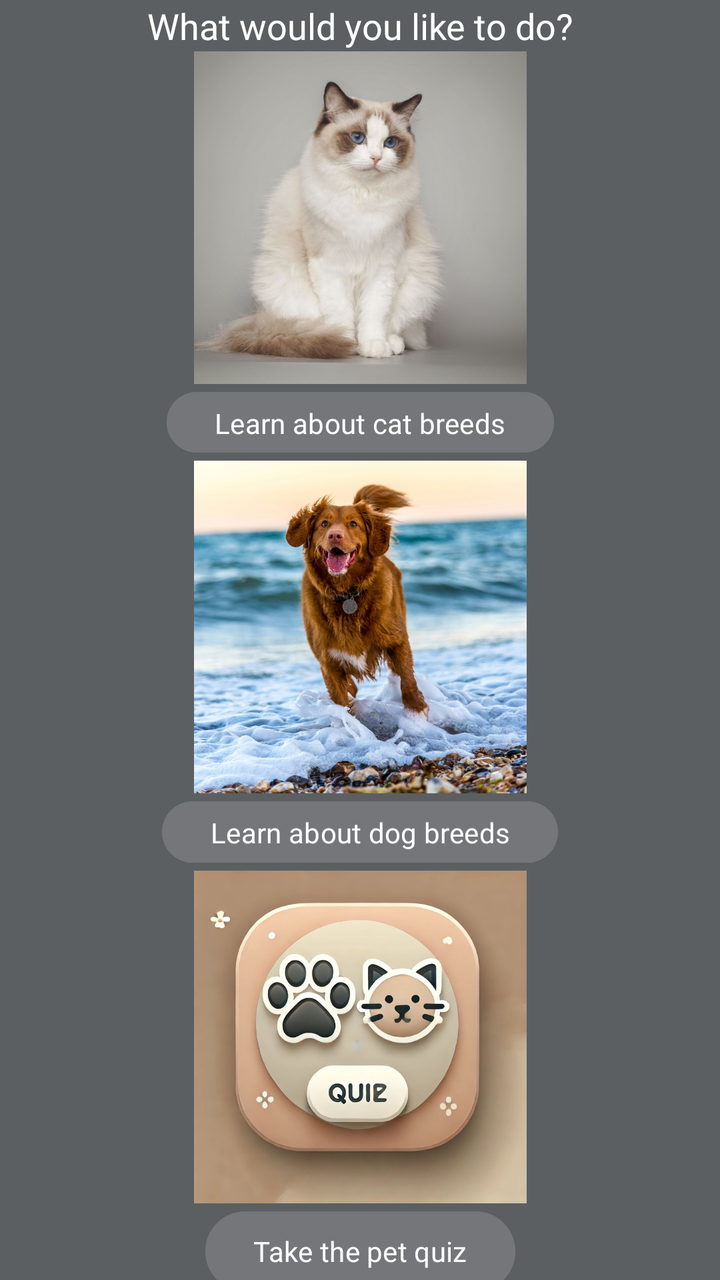
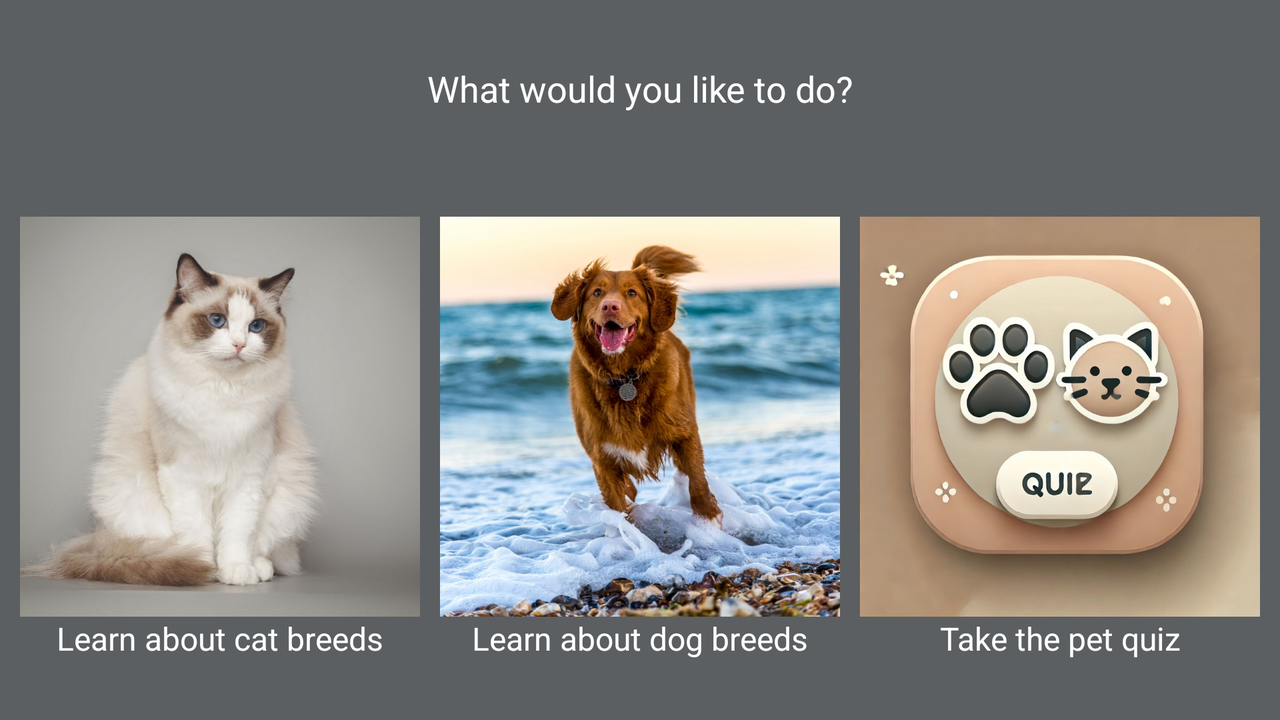

One screen, two layout resources from the same app: the default and the repository's alternative for another configuration. Each is rendered where Android would select it; the XML of both is given below.
<!-- AndroidManifest.xml: activity theme Theme.PawsAndLearn -->
<!-- res/layout/activity_settings.xml -->
<?xml version="1.0" encoding="utf-8"?>
<androidx.constraintlayout.widget.ConstraintLayout xmlns:android="http://schemas.android.com/apk/res/android"
    xmlns:app="http://schemas.android.com/apk/res-auto"
    xmlns:tools="http://schemas.android.com/tools"
    android:id="@+id/main"
    android:layout_width="match_parent"
    android:layout_height="match_parent"
    android:background="@color/material_dynamic_neutral40"
    tools:context=".SettingsActivity">

    <Button
        android:id="@+id/btnQuiz"
        android:layout_width="wrap_content"
        android:layout_height="0dp"
        android:backgroundTint="@color/material_dynamic_neutral50"
        android:fontFamily="@font/baloo"
        android:text="Take the pet quiz"
        android:textColor="#FDFCFC"
        android:textSize="14sp"
        app:layout_constraintEnd_toEndOf="parent"
        app:layout_constraintStart_toStartOf="parent"
        app:layout_constraintTop_toTopOf="@+id/guideline15"
        tools:ignore="VisualLintButtonSize" />

    <androidx.constraintlayout.widget.Guideline
        android:id="@+id/guideline14"
        android:layout_width="wrap_content"
        android:layout_height="wrap_content"
        android:orientation="horizontal"
        app:layout_constraintGuide_percent="0.68" />

    <androidx.constraintlayout.widget.Guideline
        android:id="@+id/guideline15"
        android:layout_width="wrap_content"
        android:layout_height="wrap_content"
        android:orientation="horizontal"
        app:layout_constraintGuide_percent="0.94" />

    <Button
        android:id="@+id/btnDog"
        android:layout_width="wrap_content"
        android:layout_height="0dp"
        android:backgroundTint="@color/material_dynamic_neutral50"
        android:fontFamily="@font/baloo"
        android:text="Learn about dog breeds"
        android:textColor="#FDFCFC"
        android:textSize="14sp"
        app:layout_constraintBottom_toTopOf="@+id/guideline14"
        app:layout_constraintEnd_toEndOf="parent"
        app:layout_constraintStart_toStartOf="parent"
        app:layout_constraintTop_toTopOf="@+id/guideline2"
        tools:ignore="VisualLintButtonSize" />

    <Button
        android:id="@+id/btnCat"
        android:layout_width="wrap_content"
        android:layout_height="0dp"
        android:backgroundTint="@color/material_dynamic_neutral50"
        android:fontFamily="@font/baloo"
        android:text="Learn about cat breeds"
        android:textColor="#FDFCFC"
        android:textSize="14sp"
        app:layout_constraintBottom_toTopOf="@+id/guideline13"
        app:layout_constraintEnd_toEndOf="parent"
        app:layout_constraintStart_toStartOf="parent"
        app:layout_constraintTop_toTopOf="@+id/guideline"
        tools:ignore="VisualLintButtonSize" />

    <androidx.constraintlayout.widget.Guideline
        android:id="@+id/guideline4"
        android:layout_width="wrap_content"
        android:layout_height="wrap_content"
        android:orientation="horizontal"
        app:layout_constraintGuide_percent="0.04" />

    <androidx.constraintlayout.widget.Guideline
        android:id="@+id/guideline2"
        android:layout_width="wrap_content"
        android:layout_height="wrap_content"
        android:orientation="horizontal"
        app:layout_constraintGuide_percent="0.62" />

    <ImageView
        android:id="@+id/ivQuiz"
        android:layout_width="0dp"
        android:layout_height="0dp"
        app:layout_constraintBottom_toTopOf="@+id/guideline15"
        app:layout_constraintEnd_toEndOf="parent"
        app:layout_constraintStart_toStartOf="@+id/ivCat"
        app:layout_constraintTop_toTopOf="@+id/guideline14"
        tools:srcCompat="@drawable/quiz_image" />

    <ImageView
        android:id="@+id/ivDog"
        android:layout_width="0dp"
        android:layout_height="0dp"
        app:layout_constraintBottom_toTopOf="@+id/guideline2"
        app:layout_constraintEnd_toEndOf="parent"
        app:layout_constraintStart_toStartOf="@+id/ivCat"
        app:layout_constraintTop_toTopOf="@+id/guideline13"
        tools:srcCompat="@drawable/dog_image" />

    <TextView
        android:id="@+id/textView2"
        android:layout_width="wrap_content"
        android:layout_height="wrap_content"
        android:fontFamily="@font/baloo"
        android:text="What would you like to do?"
        android:textColor="@color/white"
        android:textSize="18sp"
        app:layout_constraintBottom_toTopOf="@+id/guideline4"
        app:layout_constraintEnd_toEndOf="parent"
        app:layout_constraintStart_toStartOf="parent"
        app:layout_constraintTop_toTopOf="parent" />

    <ImageView
        android:id="@+id/ivCat"
        android:layout_width="0dp"
        android:layout_height="0dp"
        app:layout_constraintBottom_toTopOf="@+id/guideline"
        app:layout_constraintEnd_toEndOf="parent"
        app:layout_constraintStart_toStartOf="parent"
        app:layout_constraintTop_toTopOf="@+id/guideline4"
        tools:srcCompat="@drawable/cat_image" />

    <TextView
        android:id="@+id/textView3"
        android:layout_width="wrap_content"
        android:layout_height="wrap_content"
        android:textColor="@color/white"
        android:textSize="16sp"
        app:layout_constraintEnd_toEndOf="@+id/ivCat"
        app:layout_constraintStart_toStartOf="@+id/ivCat"
        app:layout_constraintTop_toBottomOf="@+id/ivCat" />

    <androidx.constraintlayout.widget.Guideline
        android:id="@+id/guideline"
        android:layout_width="wrap_content"
        android:layout_height="wrap_content"
        android:orientation="horizontal"
        app:layout_constraintGuide_percent="0.3" />

    <androidx.constraintlayout.widget.Guideline
        android:id="@+id/guideline13"
        android:layout_width="wrap_content"
        android:layout_height="wrap_content"
        android:orientation="horizontal"
        app:layout_constraintGuide_percent="0.36" />

</androidx.constraintlayout.widget.ConstraintLayout>
<!-- resources referenced by this layout -->
<resources>
  <!-- drawable cat_image: jpg bitmap (drawable, 73058 bytes) -->
  <!-- drawable dog_image: jpg bitmap (drawable, 516720 bytes) -->
  <!-- drawable quiz_image: jpg bitmap (drawable, 260694 bytes) -->
  <!-- from res/values-v23/ -->
  <style name="Theme.PawsAndLearn" parent="Base.Theme.PawsAndLearn">
          
          <item name="android:navigationBarColor">@android:color/transparent</item>
          <item name="android:statusBarColor">@android:color/transparent</item>
          <item name="android:windowLightStatusBar">?attr/isLightTheme</item>
      </style>
  <style name="Base.Theme.PawsAndLearn" parent="Theme.Material3.DayNight.NoActionBar">
          
          
      </style>
</resources>
<!-- res/layout-land/activity_settings.xml (the repository's variant of the layout above) -->
<!-- drawn on the phone turned sideways -->
<?xml version="1.0" encoding="utf-8"?>
<androidx.constraintlayout.widget.ConstraintLayout xmlns:android="http://schemas.android.com/apk/res/android"
    xmlns:app="http://schemas.android.com/apk/res-auto"
    xmlns:tools="http://schemas.android.com/tools"
    android:id="@+id/main"
    android:layout_width="match_parent"
    android:layout_height="match_parent"
    android:background="@color/material_dynamic_neutral40"
    tools:context=".SettingsActivity">

    <ImageView
        android:id="@+id/ivQuiz"
        android:layout_width="200dp"
        android:layout_height="200dp"
        app:layout_constraintEnd_toEndOf="parent"
        app:layout_constraintHorizontal_bias="0.5"
        app:layout_constraintStart_toEndOf="@+id/ivDog"
        app:layout_constraintTop_toTopOf="@+id/ivDog"
        tools:srcCompat="@drawable/quiz_image" />

    <TextView
        android:id="@+id/textView7"
        android:layout_width="wrap_content"
        android:layout_height="wrap_content"
        android:text="Take the pet quiz"
        android:textColor="@color/white"
        android:textSize="16sp"
        app:layout_constraintEnd_toEndOf="@+id/ivQuiz"
        app:layout_constraintStart_toStartOf="@+id/ivQuiz"
        app:layout_constraintTop_toBottomOf="@+id/ivQuiz" />

    <ImageView
        android:id="@+id/ivDog"
        android:layout_width="200dp"
        android:layout_height="200dp"
        app:layout_constraintEnd_toStartOf="@+id/ivQuiz"
        app:layout_constraintHorizontal_bias="0.5"
        app:layout_constraintStart_toEndOf="@+id/ivCat"
        app:layout_constraintTop_toTopOf="@+id/ivCat"
        tools:srcCompat="@drawable/dog_image" />

    <TextView
        android:id="@+id/textView6"
        android:layout_width="wrap_content"
        android:layout_height="wrap_content"
        android:text="Learn about dog breeds"
        android:textColor="@color/white"
        android:textSize="16sp"
        app:layout_constraintEnd_toEndOf="@+id/ivDog"
        app:layout_constraintStart_toStartOf="@+id/ivDog"
        app:layout_constraintTop_toBottomOf="@+id/ivDog" />

    <TextView
        android:id="@+id/textView2"
        android:layout_width="wrap_content"
        android:layout_height="wrap_content"
        android:layout_marginTop="32dp"
        android:text="What would you like to do?"
        android:textColor="@color/white"
        android:textSize="18sp"
        app:layout_constraintEnd_toEndOf="parent"
        app:layout_constraintStart_toStartOf="parent"
        app:layout_constraintTop_toTopOf="parent" />

    <ImageView
        android:id="@+id/ivCat"
        android:layout_width="200dp"
        android:layout_height="200dp"
        android:scaleType="fitXY"
        app:layout_constraintBottom_toBottomOf="parent"
        app:layout_constraintEnd_toStartOf="@+id/ivDog"
        app:layout_constraintHorizontal_bias="0.5"
        app:layout_constraintStart_toStartOf="parent"
        app:layout_constraintTop_toBottomOf="@+id/textView2"
        tools:srcCompat="@drawable/cat_image" />

    <TextView
        android:id="@+id/textView3"
        android:layout_width="wrap_content"
        android:layout_height="wrap_content"
        android:text="Learn about cat breeds"
        android:textColor="@color/white"
        android:textSize="16sp"
        app:layout_constraintEnd_toEndOf="@+id/ivCat"
        app:layout_constraintStart_toStartOf="@+id/ivCat"
        app:layout_constraintTop_toBottomOf="@+id/ivCat" />

</androidx.constraintlayout.widget.ConstraintLayout>
